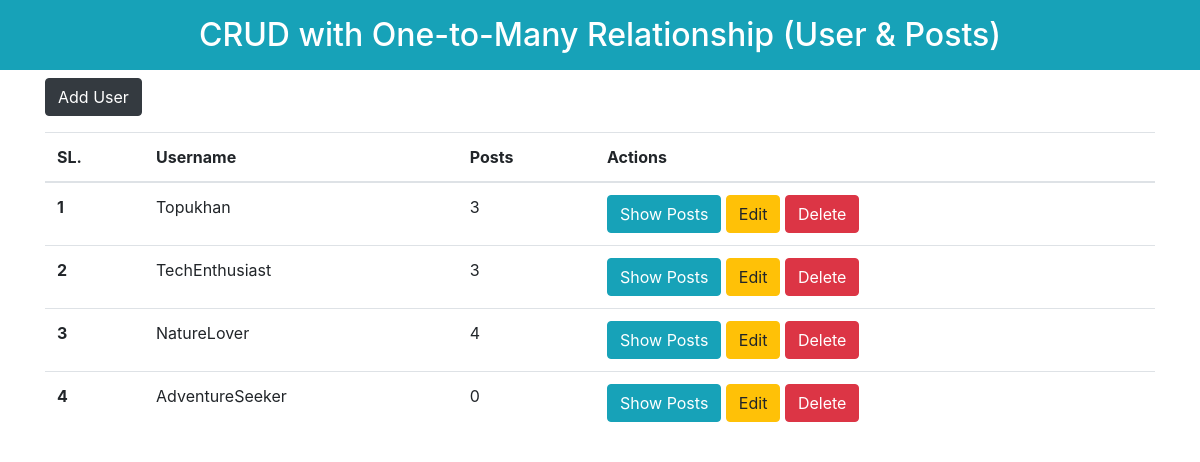
The page /oneToMany/index.php on the database its author committed.
### tables this page shows
CREATE TABLE `users` (
  `id` int NOT NULL,
  `username` varchar(50) NOT NULL,
  `email` varchar(100) NOT NULL
);

### oneToMany/index.php (the view, shortened to what this page needs)
<?php
require 'dbconnect.php';
try {
    $stmt = $pdo->prepare("SELECT * FROM users");
    $stmt->execute();
    $users = $stmt->fetchAll(PDO::FETCH_ASSOC);
} catch (PDOException $e) {
    echo "Error: " . $e->getMessage();
}
?>
<!DOCTYPE html>
<html>
<head>
    <link rel="stylesheet" href="https://stackpath.bootstrapcdn.com/bootstrap/4.5.2/css/bootstrap.min.css">
</head>
<body>
    <div class="text-center">
        <h2 class="bg-info text-white p-3">CRUD with One-to-Many Relationship (User & Posts)</h2>
    </div>
    <div class="container">
        <a href="create_user.php" class="btn btn-dark mb-3">Add User</a>
        <table class="table">
            <thead>
                <tr>
                    <th scope="col">SL.</th>
                    <th scope="col">Username</th>
                    <th scope="col">Posts</th>
                    <th scope="col">Actions</th>
                </tr>
            </thead>
            <tbody>
                <?php foreach ($users as $index => $user) : ?>
                    <tr>
                        <th scope="row"><?php echo $index + 1; ?></th>
                        <td><?php echo ucfirst($user['username']); ?></td>
                        <td>
                            <?php
                            $user_id = $user['id'];
                            try {
                                $stmt = $pdo->prepare("SELECT COUNT(*) FROM posts WHERE user_id = ?");
                                $stmt->execute([$user_id]);
                                $postCount = $stmt->fetchColumn();
                                echo $postCount;
                            } catch (PDOException $e) {
                                echo "Error: " . $e->getMessage();
                            }
                            ?>
                        </td>
                        <td>
                            <a href="user_posts.php?user_id=<?php echo $user['id']; ?>" class="btn btn-info">Show Posts</a>
                            <a href="edit_user.php?user_id=<?php echo $user['id']; ?>" class="btn btn-warning">Edit</a>
                            <a href="delete_user.php?user_id=<?php echo $user['id']; ?>" class="btn btn-danger">Delete</a>
                        </td>
                    </tr>
                <?php endforeach; ?>
            </tbody>
        </table>
    </div>
</body>
</html>

### rows shown on the page
users: username "Topukhan", postCount "3"
users: username "TechEnthusiast", postCount "3"
users: username "NatureLover", postCount "4"
users: username "AdventureSeeker", postCount "0"
